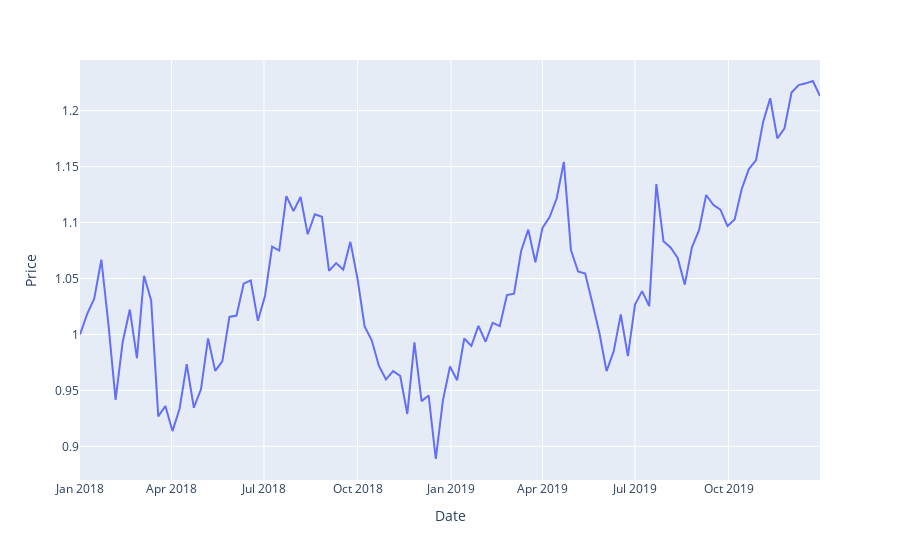

Notebook code cell kept with this figure:
### Markdown cell above
## 1. Line plot - px.line()

### Code cell
px.line(df_stocks, x='date', y='GOOG', labels={'date':'Date', 'GOOG':'Price'})
